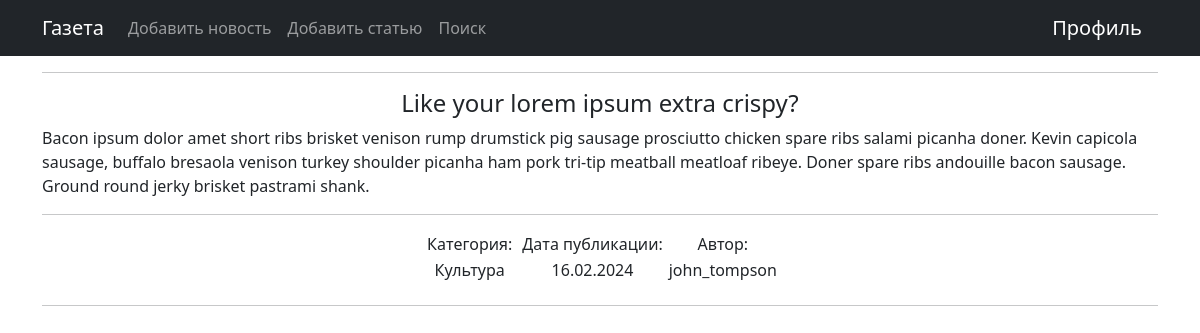
The app's page /news/13 with its own data.
### news/models.py (models this page shows, shortened)
class Post(models.Model):
    articles = 'AR'
    news = 'NW'
    author = models.ForeignKey('Author', on_delete=models.CASCADE)
    type = models.CharField(max_length=2, choices=POST_TYPE, default=news)
    date_published = models.DateTimeField(auto_now_add=True)
    category = models.ManyToManyField('Category', through='PostCategory')
    title = models.CharField(max_length=64)
    text = models.TextField()
    rating = models.IntegerField(default=0)

class Category(models.Model):
    name = models.CharField(max_length=32, unique=True)

class Author(models.Model):
    user = models.OneToOneField(User, on_delete=models.CASCADE)
    rating = models.IntegerField(default=0)

### news/views.py (the view)
# urls.py: path('<int:pk>', PostDetail.as_view(), name='post'),
class PostDetail(DetailView):
    model = Post
    template_name = 'post.html'
    context_object_name = 'post'

### news/templatetags/custom_filters.py (called while the page is built)
@register.filter()
def censor(text):
    if not isinstance(text, str):
        raise TypeError()
    for word in text.split():
        if word.title() in census:
            text = text.replace(word, f"{word[0]}{'*' * (len(word) - 2)}{word[-1]}")
    return text

### templates/post.html (shortened to what this page needs)
{% extends 'flatpages/default.html' %}
{% load custom_filters %}
{% block content %}
    {% if post %}
        <hr>
        <h4>{{ post.title }}</h4>
        <p style="text-align: left">{{ post.text|censor }}</p>
        <hr>
        <div style="text-align: center">
        <table style="display: inline-block">
            <tr>
                <td style="padding-inline: 5px">Категория:</td>
                <td style="padding-inline: 5px">Дата публикации:</td>
                <td style="padding-inline: 5px">Автор:</td>
            </tr>
            <tr>
                <td>
                    {% for cat in post.category.all %}
                        {{ cat.name }}
                    {% endfor %}
                </td>
                <td>{{ post.date_published|date:'d.m.Y' }}</td>
                <td>{{ post.author.user.username }}</td>
            </tr>
        </table>
        </div>
        <hr>
    {% else %}
        <h1>Пока тут ничего нет :(</h1>
    {% endif %}
{% endblock content %}

### records on screen
Post: title "Like your lorem ipsum extra crispy?", text|censor "Bacon ipsum dolor amet short ribs brisket venison rump drumstick pig sausage prosciutto chicken spare ribs salami picanha doner. Kevin capicola sausage, buffalo bresaola venison turkey shoulder picanha ham pork tri-tip meatball meatloaf ribeye. Doner spare ribs andouille bacon sausage. Ground round jerky brisket pastrami shank.", date_published "16.02.2024", author.user.username "john_tompson"
Category: name "Культура"
